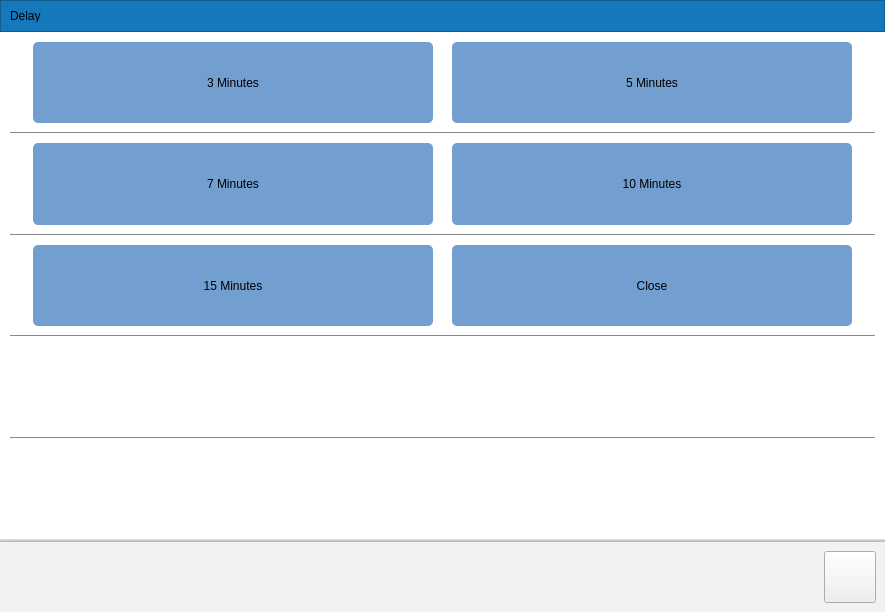
<?xml version="1.0" encoding="UTF-8"?>
<ui version="4.0">
 <class>ConfigStandbyPage</class>
 <widget class="QWidget" name="ConfigStandbyPage">
  <property name="geometry">
   <rect>
    <x>0</x>
    <y>0</y>
    <width>885</width>
    <height>612</height>
   </rect>
  </property>
  <property name="windowTitle">
   <string>Form</string>
  </property>
  <property name="styleSheet">
   <string notr="true">QFrame#topbar {
	background-color: #1578ba;
}

QFrame#bottombar {
	background-color: #f2f2f2;
	border: 0px solid transparent;
	border-top: 3px solid qlineargradient(spread:pad, x1:0.539, y1:0.671, x2:0.521955, y2:0.113, stop:0.00568182 rgba(149, 149, 149, 150), stop:0.801136 rgba(210, 210, 210, 150));
}

QFrame#topbar {
	max-height: 30px;
	min-height: 30px;
}

QPushButton#pushButton {
	max-height: 50px;
	min-height: 50px;
	max-width: 50px;
	min-width: 50px;
}

QFrame#frame {
	border: 0px solid transparent;
	background-color: white;
}

QFrame#frame_1,QFrame#frame_2,QFrame#frame_3,QFrame#frame_4,QFrame#frame_5{
	border: 1px solid transparent;
	background-color: white;
}

QFrame#frame_1,QFrame#frame_2,QFrame#frame_3,QFrame#frame_4 {
	border-bottom: 1px solid rgb(136, 138, 133);
}

QPushButton#pushButton {
	border-image: url(:/res/icons/ic_cancel_2.png);
}

QPushButton#button_5, QPushButton#button_10,  QPushButton#button_15,
QPushButton#button_7, QPushButton#button_3, QPushButton#button_close {
	background-color: rgb(114, 159, 207);
	max-width: 400;
	min-width: 100;
	max-height: 100;
	min-height: 50;
	/*border: 2px solid rgb(46, 52, 54);*/
	border: 0px solid transparent;
	border-radius: 5px;
}

QPushButton#button_5:checked, QPushButton#button_10:checked,  QPushButton#button_15:checked,
QPushButton#button_3:checked, QPushButton#button_7:checked, QPushButton#button_close:checked {
	background-color: rgb(52, 101, 164);
	/*border: 2px solid rgb(46, 52, 54);*/
	border: 0px solid transparent;
	border-radius: 5px;
}

QPushButton#button_5:pressed, QPushButton#button_10:pressed,  QPushButton#button_15:pressed,
QPushButton#button_3:pressed, QPushButton#button_7:pressed, QPushButton#button_close:pressed {
	background-color: rgb(52, 101, 164);
	/*border: 2px solid rgb(46, 52, 54);*/
	border: 0px solid transparent;
	border-radius: 5px;
}
</string>
  </property>
  <layout class="QVBoxLayout" name="verticalLayout_2">
   <property name="spacing">
    <number>0</number>
   </property>
   <property name="leftMargin">
    <number>0</number>
   </property>
   <property name="topMargin">
    <number>0</number>
   </property>
   <property name="rightMargin">
    <number>0</number>
   </property>
   <property name="bottomMargin">
    <number>0</number>
   </property>
   <item>
    <widget class="QFrame" name="topbar">
     <property name="styleSheet">
      <string notr="true"/>
     </property>
     <property name="frameShape">
      <enum>QFrame::StyledPanel</enum>
     </property>
     <property name="frameShadow">
      <enum>QFrame::Raised</enum>
     </property>
     <layout class="QHBoxLayout" name="horizontalLayout" stretch="1,1">
      <item>
       <widget class="QLabel" name="titleLabel">
        <property name="text">
         <string>Delay</string>
        </property>
       </widget>
      </item>
      <item>
       <spacer name="horizontalSpacer_2">
        <property name="orientation">
         <enum>Qt::Horizontal</enum>
        </property>
        <property name="sizeHint" stdset="0">
         <size>
          <width>429</width>
          <height>20</height>
         </size>
        </property>
       </spacer>
      </item>
     </layout>
    </widget>
   </item>
   <item>
    <widget class="QFrame" name="frame">
     <property name="frameShape">
      <enum>QFrame::StyledPanel</enum>
     </property>
     <property name="frameShadow">
      <enum>QFrame::Raised</enum>
     </property>
     <layout class="QVBoxLayout" name="verticalLayout" stretch="1,1,1,1,1">
      <property name="spacing">
       <number>0</number>
      </property>
      <property name="leftMargin">
       <number>10</number>
      </property>
      <property name="topMargin">
       <number>0</number>
      </property>
      <property name="rightMargin">
       <number>10</number>
      </property>
      <property name="bottomMargin">
       <number>0</number>
      </property>
      <item>
       <widget class="QFrame" name="frame_1">
        <property name="styleSheet">
         <string notr="true"/>
        </property>
        <property name="frameShape">
         <enum>QFrame::StyledPanel</enum>
        </property>
        <property name="frameShadow">
         <enum>QFrame::Raised</enum>
        </property>
        <layout class="QHBoxLayout" name="horizontalLayout_3">
         <item>
          <widget class="QPushButton" name="button_3">
           <property name="text">
            <string>3 Minutes</string>
           </property>
          </widget>
         </item>
         <item>
          <widget class="QPushButton" name="button_5">
           <property name="text">
            <string>5 Minutes</string>
           </property>
          </widget>
         </item>
        </layout>
       </widget>
      </item>
      <item>
       <widget class="QFrame" name="frame_2">
        <property name="frameShape">
         <enum>QFrame::StyledPanel</enum>
        </property>
        <property name="frameShadow">
         <enum>QFrame::Raised</enum>
        </property>
        <layout class="QHBoxLayout" name="horizontalLayout_4">
         <item>
          <widget class="QPushButton" name="button_7">
           <property name="text">
            <string>7 Minutes</string>
           </property>
          </widget>
         </item>
         <item>
          <widget class="QPushButton" name="button_10">
           <property name="text">
            <string>10 Minutes</string>
           </property>
          </widget>
         </item>
        </layout>
       </widget>
      </item>
      <item>
       <widget class="QFrame" name="frame_3">
        <property name="frameShape">
         <enum>QFrame::StyledPanel</enum>
        </property>
        <property name="frameShadow">
         <enum>QFrame::Raised</enum>
        </property>
        <layout class="QHBoxLayout" name="horizontalLayout_5">
         <item>
          <widget class="QPushButton" name="button_15">
           <property name="text">
            <string>15 Minutes</string>
           </property>
          </widget>
         </item>
         <item>
          <widget class="QPushButton" name="button_close">
           <property name="text">
            <string>Close</string>
           </property>
          </widget>
         </item>
        </layout>
       </widget>
      </item>
      <item>
       <widget class="QFrame" name="frame_4">
        <property name="frameShape">
         <enum>QFrame::StyledPanel</enum>
        </property>
        <property name="frameShadow">
         <enum>QFrame::Raised</enum>
        </property>
        <layout class="QHBoxLayout" name="horizontalLayout_6"/>
       </widget>
      </item>
      <item>
       <widget class="QFrame" name="frame_5">
        <property name="frameShape">
         <enum>QFrame::StyledPanel</enum>
        </property>
        <property name="frameShadow">
         <enum>QFrame::Raised</enum>
        </property>
       </widget>
      </item>
     </layout>
    </widget>
   </item>
   <item>
    <widget class="QFrame" name="bottombar">
     <property name="styleSheet">
      <string notr="true"/>
     </property>
     <property name="frameShape">
      <enum>QFrame::StyledPanel</enum>
     </property>
     <property name="frameShadow">
      <enum>QFrame::Raised</enum>
     </property>
     <layout class="QHBoxLayout" name="horizontalLayout_2">
      <item>
       <spacer name="horizontalSpacer">
        <property name="orientation">
         <enum>Qt::Horizontal</enum>
        </property>
        <property name="sizeHint" stdset="0">
         <size>
          <width>827</width>
          <height>20</height>
         </size>
        </property>
       </spacer>
      </item>
      <item>
       <widget class="QPushButton" name="pushButton">
        <property name="text">
         <string/>
        </property>
       </widget>
      </item>
     </layout>
    </widget>
   </item>
  </layout>
 </widget>
 <resources/>
 <connections/>
</ui>
